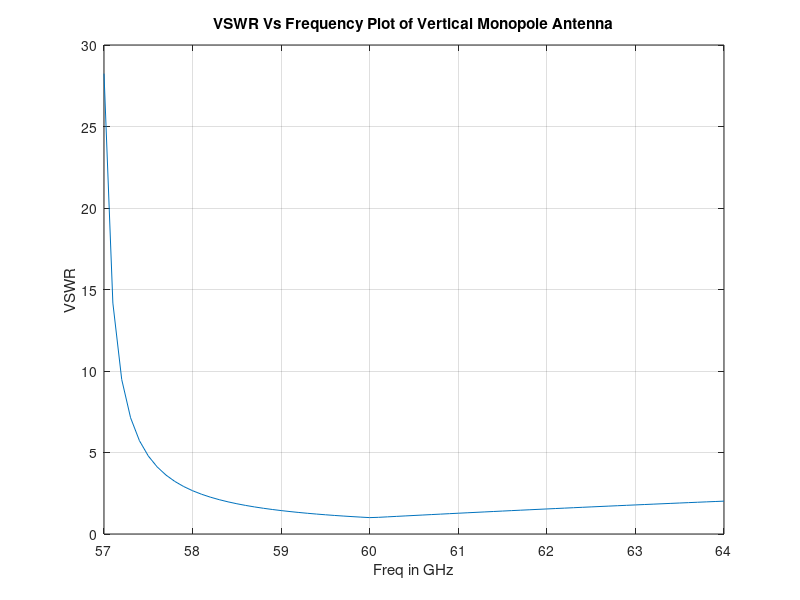
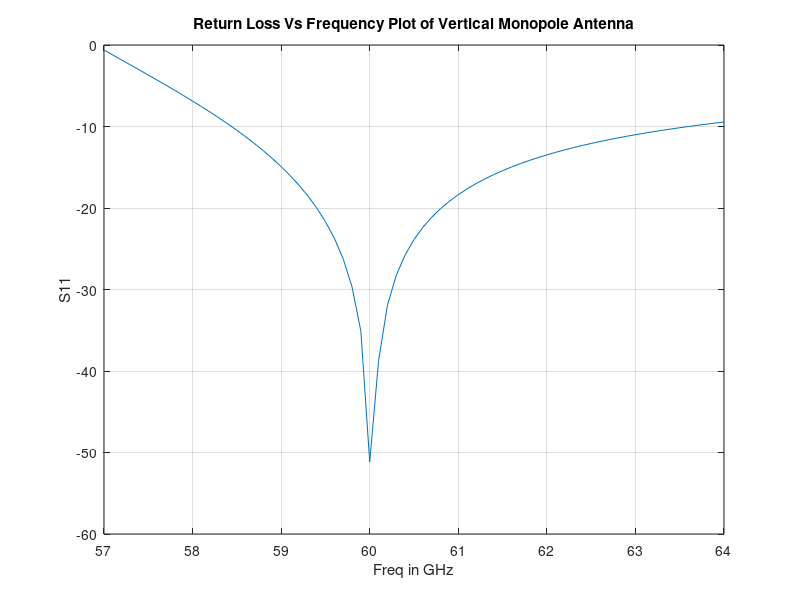
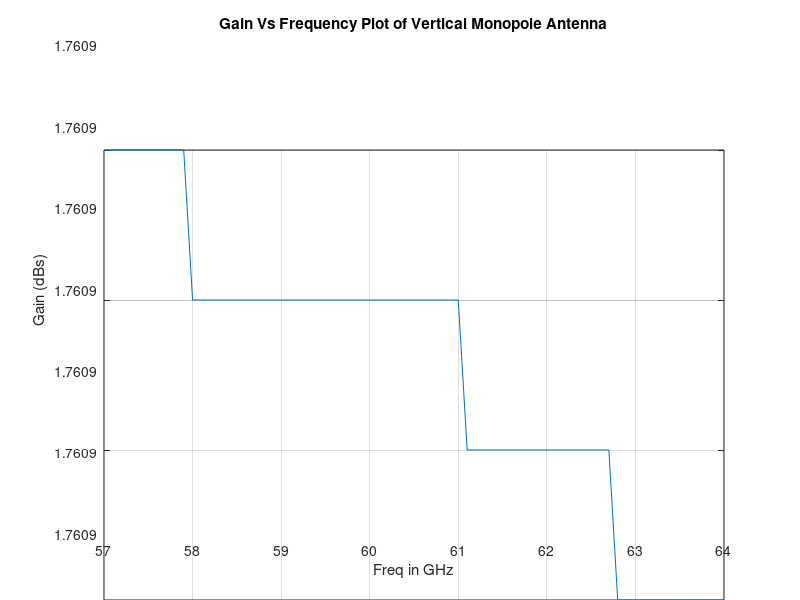

Recreate these plots in MATLAB, in order. (Note: this script raises an error after producing the figures.)
clc;
clear;
close all;
format long;
warning off;
%---Definition of constants and initialization---
PI = 4.0*atan(1.0); % pi
E = 120.0*PI; % eta ie intrinsic impedance
THETA = PI/180.0; % theta max value
UMAX = 0.0; % maximum radiation intensity
PRAD = 0.0; % power radiated
TOL = 1.0E-6; % tolerance
f1=57e9; % start frequency
f2=64e9; % stop frequency
freq=f1:0.1e9:f2; % frequency range
c=3e8; % speed of light
n=120*pi; % intrinsic impedance
k=2*pi; % 2 * pi
%**************************************************************************
%***************************MONOPOLE ANTENNA ELEMENT*************************
VSWR=zeros(length(freq),1); % initializing VSWR array for storing results
gain=zeros(length(freq),1);% initializing gain array for storing results for sweep response
S11=zeros(length(freq),1); % initliatizing S11 array for storing results for sweep response
for i=1:length(freq)
lamda=c/freq(i); % wavelength
L=lamda/4; % quarter wavelength monopole antenna element
r=0.2*L; % radius of monopole antenna element
A = L*PI*134; % Maximum Effective apperture area of monopole antenna element
I = 1;
while(I <= 180) % Evaluating for each theta value
XI = I*PI/180.0; % Instantaneous theta value
if(XI ~= PI)
U = ((cos(A*cos(XI))-cos(A))/sin(XI))^2*(E/(8.0*PI^2)); % Instantaneous value of Radiation intensity
if(U > UMAX)
UMAX = U; % Maximum radiation intensity
end
end
UA = U*sin(XI)*THETA*2.0*PI; % Radiation intensity a factor of theta
PRAD = PRAD+UA; % total power radiated
I = I+1;
end
RR = 2.0*PRAD; % Radiation resistance due to maximum current
if(A ~= PI)
RIN = RR/(sin(A))^2; % Input Resistance
end
Xm=30*(2*sinint(k*L)+cos(k*L)*(2*sinint(k*L)-sinint(2*k*L))- ... % Reactance due to maximum current
sin(k*L)*(2*cosint(k*L)-cosint(2*k*L)-cosint(2*k*r^2/L)));
Xin=Xm/(sin(k*L/2))^2; % Input reactance
Zin=complex(RR,Xm); % Input Impedance
gam=abs((Zin-50)/(Zin+50)); % reflection Coefficient
Vsw=(1+gam)/(1-gam); % VSWR value for each frequency in the sweep
VSWR(i)=Vsw; % VSWR value for entire sweep
s1=-20*log10((Vsw+1)/(Vsw-1)); % Return loss value for each frequency in the sweep
S11(i)=s1; % Return Loss value for entire sweep
end
plot(freq/1e9,VSWR) % Plot of frequency vs VSWR
grid('on')
title('VSWR Vs Frequency Plot of Vertical Monopole Antenna');
xlabel('Freq in GHz');
ylabel('VSWR')
figure
plot(freq/1e9,S11) % Plot of frequency vs Return Loss
grid('on')
title('Return Loss Vs Frequency Plot of Vertical Monopole Antenna');
xlabel('Freq in GHz');
ylabel('S11')
%**************************************************************************
%**************************************************************************
UMAX = 0.0; % Maximum Radiation Intensity
PRAD = 0.0; % Power Radiated
for i=1:length(freq)
lamda=c/freq(i); % Wavelength
L=lamda/4; % quarter wavelength monopole element
r=0.1*lamda; % radius of monopole antenna element
A = L*PI; % effective apperture
I = 1;
while(I <= 180)
XI = I*PI/180.0;
if(XI ~= PI)
U = ((cos(A*cos(XI))-cos(A))/sin(XI))^2*(E/(8.0*PI^2)); % Radiation Intensity
if(U > UMAX)
UMAX = U; % Maximum Radiation Intensity
end
end
UA = U*sin(XI)*THETA*2.0*PI; % Radiation intesity factor of theta
PRAD = PRAD+UA; % total power radiated
I = I+1;
end
D = (4.0*PI*UMAX)/PRAD; % directivity
DDB = 10.0*log10(D); % in dBs
gain(i)=DDB; % antenna gain
UMAX = 0.0;
PRAD = 0.0;
end
figure
plot(freq/1e9,gain) % frequency vs antenna gain plot
grid('on')
title('Gain Vs Frequency Plot of Vertical Monopole Antenna');
xlabel('Freq in GHz');
ylabel('Gain (dBs)')
%**************************************************************************
%**************************************************************************
%---Calculation of elevation far-field patterns in 1 degree increments---
T = zeros(180,1);
ET = zeros(180,1);
EdB = zeros(180,1);
x = 1;
while(x<=180)
T(x) = x-0.99;
ET(x) = (cos(PI*L*cos(T(x)*THETA))-cos(PI*L))/sin(T(x)*THETA); % Intensity in theta direction
x = x+1;
end
ET = abs(ET); % absolute value
ETmax = max(abs(ET)); % maximum intensity
EdB = 20*log10(abs(ET)/ETmax); % gain in dbs
T=T'; EdB=EdB';
EdB=[EdB fliplr(EdB)];
% expanding U to span entire space
EdB=EdB';
U=zeros(360,180);
for k=1:180
U(:,k)=EdB(:,1); % gain in phi orientation
end
T=[T T+180];
az=-180:1:180; % azimuth coverage
el=-90:1:90; % elevation coverage
fmax=60e9;
freqvector=[59 60].*1e9; % frequency vector
UV=[U U EdB];
UU=UV(1:181,1:361); % gain in 3D space
%**************************************************************************
%**************************************************************************
% Antenna Custom Element using the phased array toolbox, here azimuth and
% elevation range is defined along with the gain values calculated along
% theta and phi planes in 3D
sAnt=phased.CustomAntennaElement('FrequencyVector',freqvector,'AzimuthAngles',az,'ElevationAngles',el,'RadiationPattern',UU);
figure
% plotting 3D gain response of single vertical antenna element in dBs
plotResponse(sAnt,fmax,'Format','Polar','RespCut','3D');
title('3D RESPONSE OF MONOPOLE','FontSize',10,'FontWeight','bold','Color','b');
%plotting 2D response of single vertical monopole antenna element in azimuth plane in dBs
figure
subplot(1,2,1)
plotResponse(sAnt,fmax,'Format','Polar','Respcut','az','Cutangle',90);
title('2D RESPONSE OF MONOPOLE IN AZIMUTH dBs','FontSize',10,'FontWeight','bold','Color','b');
subplot(1,2,2)
%plotting 2D response of single vertical monopole antenna element in elevation plane in dBs
plotResponse(sAnt,fmax,'Format','Polar','Respcut','el');
title('2D RESPONSE OF MONOPOLE IN ELEVATION dBs','FontSize',10,'FontWeight','bold','Color','b');
%**************************************************************************
%**************************************************************************
figure
%plotting 3D magnitude response of single vertical monopole antenna element
%(dimensionless)
plotResponse(sAnt,fmax,'RespCut','3D','Format','Polar','Unit','mag');
title('3D GAIN RESPONSE OF MONOPOLE ANTENNA (DIMENSIONLESS)','FontSize',10,'FontWeight','bold','Color','b');
%plotting 2D magnitude response of single vertical monopole antenna element
%in azimuth plane(dimensionless)
figure
subplot(1,2,1)
plotResponse(sAnt,fmax,'RespCut','Az','Format','Polar','Unit','mag');
title('2D RESPONSE OF MONOPOLE IN AZIMUTH (DIMENSIONLESS)','FontSize',10,'FontWeight','bold','Color','b');
%plotting 2D magnitude response of single vertical monopole antenna element
%in elevation plane(dimensionless)
subplot(1,2,2)
plotResponse(sAnt,fmax,'RespCut','El','Format','Polar','Unit','mag');
title('2D RESPONSE OF MONOPOLE IN ELEVATION (DIMENSIONLESS)','FontSize',10,'FontWeight','bold','Color','b');
figure
plotResponse(sAnt,fmax,'RespCut','El');
%**************************************************************************
%***************1X4 LINEAR ARRAY*************************************
fmax=freqvector(end);
c=3e8;
lamda =c/fmax;
%defining uniform linear array of 1x4 vertical monopole antenna elements
%designed earlier with the spacing of 0.5 lambda
sArray= phased.ULA('Element',sAnt,'NumElements',4,'ElementSpacing',0.5* lamda);
figure
%plotting 3d response of 1x4 antenna array in dBs
plotResponse(sArray,fmax,c,'RespCut','3D','Format','Polar');
title('3D GAIN RESPONSE OF 1X4 ELEMENTS ARRAY (dBs)','FontSize',10,'FontWeight','bold','Color','b');
%plotting 2d azimuth response of 1x4 antenna array in dBs
figure
subplot(1,2,1)
plotResponse(sArray,fmax,c,'RespCut','Az','Format','Polar');
title('2D RESPONSE OF 1x4 ELEMENTS ARRAY IN AZIMUTH PLANE (dBs)','FontSize',10,'FontWeight','bold','Color','b');
subplot(1,2,2)
%plotting 2d elevation response of 1x4 antenna array in dBs
plotResponse(sArray,fmax,c,'RespCut','El','Format','Polar');
title('2D RESPONSE OF 1x4 ELEMENTS ARRAY IN ELEVATION PLANE (dBs)','FontSize',10,'FontWeight','bold','Color','b');
figure
%view 1x4 linear array
viewArray(sArray,'ShowIndex','All');
%**************************************************************************
%**************************************************************************
figure
%plotting 3D magnitude response of 1x4 antenna array
plotResponse(sArray,fmax,c,'RespCut','3D','Format','Polar','Unit','mag');
title('3D GAIN RESPONSE OF 1X4 ELEMENTS ARRAY (DIMENSIONLESS)','FontSize',10,'FontWeight','bold','Color','b');
%plotting 2D magnitude response of 1x4 antenna array in azimuth plane
figure
subplot(1,2,1)
plotResponse(sArray,fmax,c,'RespCut','Az','Format','Polar','Unit','mag');
title('2D RESPONSE OF 1x4 ELEMENTS ARRAY IN AZIMUTH PLANE (DIMENSIONLESS)','FontSize',10,'FontWeight','bold','Color','b');
%plotting 2D magnitude response of 1x4 antenna array in elevation plane
subplot(1,2,2)
plotResponse(sArray,fmax,c,'RespCut','El','Format','Polar','Unit','mag');
title('2D RESPONSE OF 1x4 ELEMENTS ARRAY IN ELEVATION PLANE (DIMENSIONLESS)','FontSize',10,'FontWeight','bold','Color','b');
%**************************************************************************
%**************************************************************************
%plotting 2D gain response of 1x4 antenna array on rectangular plot for
%beam realization
figure
plotResponse(sArray,fmax,c)
title('2D RESPONSE OF 1x4 ELEMENTS ARRAY(dBs)','FontSize',10,'FontWeight','bold','Color','b');
%plotting 2D gain response of 1x4 antenna array in azimuth plane on rectangular plot for
%beam realization
figure
subplot(1,2,1)
plotResponse(sArray,fmax,c,'RespCut','Az');
title('2D RESPONSE OF 1x4 ELEMENTS ARRAY IN AZIMUTH PLANE(dBs)','FontSize',10,'FontWeight','bold','Color','b');
%plotting 2D gain response of 1x4 antenna array in elevation plane on rectangular plot for
%beam realization
subplot(1,2,2)
plotResponse(sArray,fmax,c,'RespCut','El');
title('2D RESPONSE OF 1x4 ELEMENTS ARRAY IN ELEVATION PLANE(dBs)','FontSize',10,'FontWeight','bold','Color','b');
%**************************************************************************
%***********************4X4 RECTANGULAR ARRAY*******************************
%defining 4x4 rectangular array of monopole antenna elements placed at a
%distance of lambda/2
sArray = phased.URA('Element',sAnt,'Size',[4 4],'ElementSpacing',0.5* lamda);
ura=[4 4];
%plotting 3D gain response of antenna array in dBs
figure
plotResponse(sArray,fmax,c,'RespCut','3D','Format','Polar');
title('3D GAIN PLOT OF 4x4 ELEMENT ARRAY (dBs)','FontSize',10,'FontWeight','bold','Color','b');
%plotting 2D gain response of 4x4 antenna array in azimuth plane in dBs
figure
subplot (1,2,1)
plotResponse(sArray,fmax,c,'RespCut','Az','Format','Polar');
title('2D RESPONSE OF 4x4 ELEMENT ARRAY IN AZIMUTH (dBs)','FontSize',10,'FontWeight','bold','Color','b');
%plotting 2D gain response of 4x4 antenna array in elevation plane in dBs
subplot (1,2,2)
plotResponse(sArray,fmax,c,'RespCut','El','Format','Polar');
title('2D RESPONSE OF 4X4 ELEMENT ARRAY IN ELEVATION PLANE (dBs)','FontSize',10,'FontWeight','bold','Color','b');
% visualization of array geometry
figure
viewArray(sArray,'ShowIndex','All');
%**************************************************************************
%**************************************************************************
figure
%plotting 3D magnitude response of 4x4 antenna array
plotResponse(sArray,fmax,c,'RespCut','3D','Format','Polar','Unit','mag');
title('3D GAIN RESPONSE OF 4X4 ELEMENTS ARRAY (DIMENSIONLESS)','FontSize',10,'FontWeight','bold','Color','b');
%plotting 2D magnitude response of 4x4 antenna array in azimuth plane
figure
subplot(1,2,1)
plotResponse(sArray,fmax,c,'RespCut','Az','Format','Polar','Unit','mag');
title('2D RESPONSE OF 4x4 ELEMENTS ARRAY IN AZIMUTH PLANE (DIMENSIONLESS)','FontSize',10,'FontWeight','bold','Color','b');
%plotting 2D magnitude response of 4x4 antenna array in elevation plane
subplot(1,2,2)
plotResponse(sArray,fmax,c,'RespCut','El','Format','Polar','Unit','mag');
title('2D RESPONSE OF 4x4 ELEMENTS ARRAY IN ELEVATION PLANE (DIMENSIONLESS)','FontSize',10,'FontWeight','bold','Color','b');
%**************************************************************************
%**************************************************************************
%plotting 2D gain response of 4x4 antenna array on rectangular plot for
%beam realization
figure
plotResponse(sArray,fmax,c)
title('2D RESPONSE OF 4x4 ELEMENTS ARRAY(dBs)','FontSize',10,'FontWeight','bold','Color','b');
%plotting 2D gain response of 4x4 antenna array in azimuth plane on rectangular plot for
%beam realization
figure
subplot(1,2,1)
plotResponse(sArray,fmax,c,'RespCut','Az');
title('2D RESPONSE OF 4x4 ELEMENTS ARRAY IN AZIMUTH PLANE(dBs)','FontSize',10,'FontWeight','bold','Color','b');
%plotting 2D gain response of 4x4 antenna array in elevation plane on rectangular plot for
%beam realization
subplot(1,2,2)
plotResponse(sArray,fmax,c,'RespCut','El');
title('2D RESPONSE OF 4x4 ELEMENTS ARRAY IN ELEVATION PLANE(dBs)','FontSize',10,'FontWeight','bold','Color','b');
%**************************************************************************
%****************BEAM STEERING PART**********************************
r= input('Start Phi Angle = ');
q= input('End Phi Angle = ');
u= input('No. of Scans = ');
scanPhi = r:q;
global hScope;
for x=1:u
hScan = phased.SteeringVector('SensorArray',sArray,...
'PropagationSpeed',c);
hResponse = phased.ArrayResponse('WeightsInputPort',true,...
'SensorArray',sArray);
scanTheta = zeros(1,numel(scanPhi));
scanAngles = [scanPhi;scanTheta];
weights = step(hScan,fmax,scanAngles); % Calculate Weights for steering
az = -180:180;
el = zeros(1,numel(az));
ang_pairs = [az;el];
if isempty(hScope)
hScope = ArrayResponseDemo2DPolarScope; % Initialize scope
end
for t = 1:length(scanTheta) % Calculate response
w = weights(:,t);
temp_out = abs(step(hResponse,fmax,ang_pairs,w));
temp_out = temp_out/max(temp_out);
% temp_out=20*log10 (temp_out);
pause(0.1);
step(hScope,temp_out); % Display on scope
%disp(w);
m{t}=w;
end
%disp(m)
end
